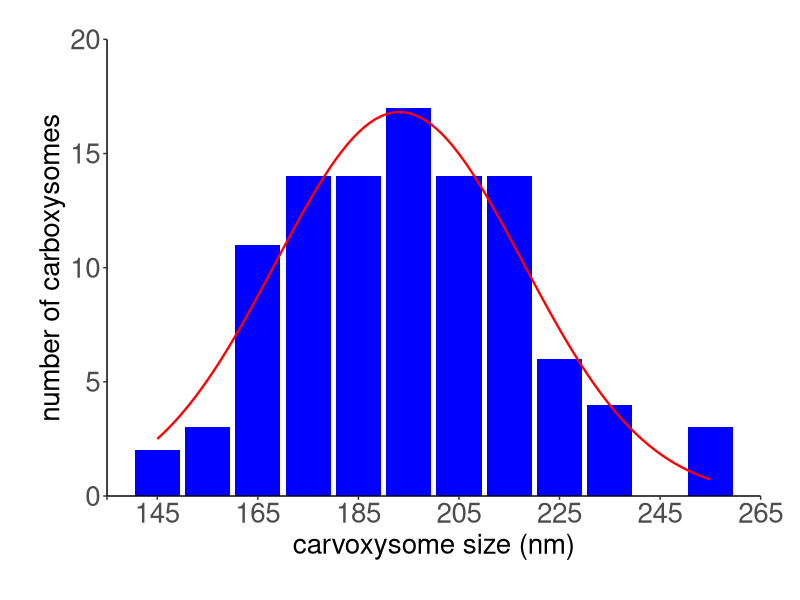

R code for this plot:
rm(list = ls())
library(ggplot2)

x_curve = c(
    1.        ,  1.11111111 , 1.22222222,  1.33333333,  1.44444444,  1.55555556,
    1.66666667,  1.77777778 , 1.88888889,  2.       ,   2.11111111,  2.22222222,
    2.33333333,  2.44444444 , 2.55555556,  2.66666667,  2.77777778,  2.88888889,
    3.        ,  3.11111111 , 3.22222222,  3.33333333 , 3.44444444,  3.55555556,
    3.66666667,  3.77777778 , 3.88888889,  4.       ,   4.11111111,  4.22222222,
    4.33333333,  4.44444444 , 4.55555556,  4.66666667,  4.77777778,  4.88888889,
    5.        ,  5.11111111 , 5.22222222,  5.33333333,  5.44444444,  5.55555556,
    5.66666667,  5.77777778 , 5.88888889,  6.       ,   6.11111111,  6.22222222,
    6.33333333,  6.44444444 , 6.55555556,  6.66666667,  6.77777778,  6.88888889,
    7.        ,  7.11111111 , 7.22222222,  7.33333333,  7.44444444 , 7.55555556,
    7.66666667,  7.77777778 , 7.88888889,  8.       ,   8.11111111,  8.22222222,
    8.33333333,  8.44444444 , 8.55555556,  8.66666667,  8.77777778,  8.88888889,
    9.        ,  9.11111111 , 9.22222222,  9.33333333,  9.44444444,  9.55555556,
    9.66666667,  9.77777778 , 9.88888889 , 10.       ,  10.11111111, 10.22222222,
    10.33333333, 10.44444444, 10.55555556, 10.6666666, 10.77777778, 10.88888889,
    11.       ,  11.11111111, 11.22222222, 11.33333333, 11.44444444, 11.55555556,
    11.66666667, 11.77777778, 11.88888889, 12.        )
y_curve = c(
    2.49915668,  2.72623408 , 2.96791272,  3.22446328 , 3.49608572,  3.78290151,
    4.08494604,  4.40216117 , 4.73438837,  5.08136215 , 5.44270434, 5.8179189,
    6.20638782,  6.60736781 , 7.01998821,  7.44325005 , 7.87602636,  8.31706392,
    8.76498635,  9.21829868 , 9.67539341, 10.13455809 ,10.59398434, 11.05177827,
    11.50597234, 11.95453849, 12.3954024,  12.82645884, 13.24558792, 13.65067208,
    14.03961358, 14.4103524 , 14.76088426, 15.0892785 , 15.39369581, 15.67240524,
    15.92380061, 16.14641594, 16.33893959, 16.50022721, 16.62931302, 16.72541947,
    16.78796499, 16.81656993, 16.81106033, 16.77146971, 16.69803872, 16.59121273,
    16.4516373 , 16.28015168, 16.07778045, 15.84572327, 15.58534308, 15.29815274,
    14.98580044, 14.65005394, 14.29278394, 13.9159468 , 13.52156678, 13.11171803,
    12.68850664, 12.25405281, 11.81047353, 11.35986577, 10.90429056, 10.44575792,
    9.986213  ,  9.5275233,   9.07146732,  8.61972454,  8.17386688 , 7.73535163,
    7.30551583,  6.88557223,  6.47660659,  6.07957642,  5.69531112,  5.32451324,
    4.96776101,  4.62551193,  4.29810719,  3.98577707,  3.68864698,  3.40674407,
    3.14000436,  2.88828017,  2.65134787,  2.42891566,  2.22063143,  2.02609057,
    1.8448436 ,  1.67640358,  1.52025322,  1.37585166,  1.24264082,  1.12005139,
    1.00750824,  0.90443548,  0.81026093,  0.72442017 )
x <- c(1, 2, 3, 4, 5, 6, 7, 8, 9, 10, 11, 12)

y <- c(2, 3, 11, 14, 14, 17, 14, 14, 6, 4, 0, 3)
data <- data.frame(x = x , y = y)
curve_data <- data.frame(x = x_curve, y = y_curve)
scatter_plot <- ggplot(data, aes(x = x, y = y)) +
  geom_bar(stat = "identity", fill = "blue")+
  #labs(title = "Scatter Plot with Fitted Gaussian (Normal) Distribution", x = "X", y = "Y") +
  theme_minimal()


scatter_with_curve_plot <-ggplot(data, aes(x = x, y = y)) +
  geom_bar(stat = "identity", fill = "blue")+
  #labs(title = "Scatter Plot with Fitted Gaussian (Normal) Distribution", x = "X", y = "Y") +
  theme_minimal() +
  geom_line(data = curve_data, aes(x = x, y = y), color = "red", size = 0.8) +
  theme_classic() +
  scale_x_continuous(expand = c(0, 0), name = "carvoxysome size (nm)", limits = c(0, 13), 
                     breaks = c(0,1, 3, 5,7,9, 11,13), labels = c(" ", 145, 165, 185, 205, 225, 245, 265)) +
  scale_y_continuous(expand = c(0, 0), name = "number of carboxysomes", limits = c(0, 20), 
                     breaks = seq(0, 20, by = 5)) +
  theme(
    axis.title.x = element_text(color = "black", size = 20),
    axis.title.y = element_text(color = "black", size = 20),
    axis.text.x = element_text(size = 20),
    axis.text.y = element_text(size = 20),
    plot.margin = unit(rep(1, 4), 'cm')
  )



print(scatter_with_curve_plot)





